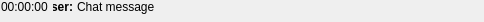
<?xml version="1.0" encoding="UTF-8"?>
<ui version="4.0">
 <class>chatEntry</class>
 <widget class="QFrame" name="chatEntry">
  <property name="geometry">
   <rect>
    <x>0</x>
    <y>0</y>
    <width>484</width>
    <height>22</height>
   </rect>
  </property>
  <property name="sizePolicy">
   <sizepolicy hsizetype="Preferred" vsizetype="Preferred">
    <horstretch>0</horstretch>
    <verstretch>0</verstretch>
   </sizepolicy>
  </property>
  <property name="minimumSize">
   <size>
    <width>0</width>
    <height>20</height>
   </size>
  </property>
  <property name="maximumSize">
   <size>
    <width>16777215</width>
    <height>16777215</height>
   </size>
  </property>
  <property name="windowTitle">
   <string>Frame</string>
  </property>
  <property name="frameShape">
   <enum>QFrame::NoFrame</enum>
  </property>
  <property name="frameShadow">
   <enum>QFrame::Raised</enum>
  </property>
  <layout class="QVBoxLayout" name="verticalLayout">
   <property name="leftMargin">
    <number>1</number>
   </property>
   <property name="topMargin">
    <number>0</number>
   </property>
   <property name="rightMargin">
    <number>1</number>
   </property>
   <property name="bottomMargin">
    <number>0</number>
   </property>
   <item>
    <layout class="QHBoxLayout" name="horizontalLayout_2">
     <property name="spacing">
      <number>4</number>
     </property>
     <item>
      <widget class="QLabel" name="lblTime">
       <property name="sizePolicy">
        <sizepolicy hsizetype="Fixed" vsizetype="Preferred">
         <horstretch>0</horstretch>
         <verstretch>0</verstretch>
        </sizepolicy>
       </property>
       <property name="maximumSize">
        <size>
         <width>48</width>
         <height>16777215</height>
        </size>
       </property>
       <property name="font">
        <font>
         <family>Ubuntu</family>
        </font>
       </property>
       <property name="text">
        <string>00:00:00</string>
       </property>
       <property name="alignment">
        <set>Qt::AlignLeading|Qt::AlignLeft|Qt::AlignTop</set>
       </property>
      </widget>
     </item>
     <item>
      <widget class="QLabel" name="lblNick">
       <property name="sizePolicy">
        <sizepolicy hsizetype="Minimum" vsizetype="Preferred">
         <horstretch>0</horstretch>
         <verstretch>0</verstretch>
        </sizepolicy>
       </property>
       <property name="minimumSize">
        <size>
         <width>20</width>
         <height>16</height>
        </size>
       </property>
       <property name="maximumSize">
        <size>
         <width>20</width>
         <height>16777215</height>
        </size>
       </property>
       <property name="font">
        <font>
         <family>Ubuntu</family>
         <weight>75</weight>
         <bold>true</bold>
        </font>
       </property>
       <property name="frameShape">
        <enum>QFrame::NoFrame</enum>
       </property>
       <property name="text">
        <string>User:</string>
       </property>
       <property name="alignment">
        <set>Qt::AlignRight|Qt::AlignTop|Qt::AlignTrailing</set>
       </property>
       <property name="textInteractionFlags">
        <set>Qt::NoTextInteraction</set>
       </property>
      </widget>
     </item>
     <item>
      <widget class="QLabel" name="lblChat">
       <property name="sizePolicy">
        <sizepolicy hsizetype="Preferred" vsizetype="Preferred">
         <horstretch>0</horstretch>
         <verstretch>0</verstretch>
        </sizepolicy>
       </property>
       <property name="minimumSize">
        <size>
         <width>340</width>
         <height>52</height>
        </size>
       </property>
       <property name="font">
        <font>
         <family>Ubuntu</family>
        </font>
       </property>
       <property name="frameShape">
        <enum>QFrame::NoFrame</enum>
       </property>
       <property name="text">
        <string>Chat message</string>
       </property>
       <property name="alignment">
        <set>Qt::AlignLeading|Qt::AlignLeft|Qt::AlignTop</set>
       </property>
       <property name="wordWrap">
        <bool>true</bool>
       </property>
       <property name="openExternalLinks">
        <bool>true</bool>
       </property>
       <property name="textInteractionFlags">
        <set>Qt::LinksAccessibleByMouse|Qt::TextSelectableByMouse</set>
       </property>
      </widget>
     </item>
    </layout>
   </item>
  </layout>
 </widget>
 <resources/>
 <connections/>
</ui>
